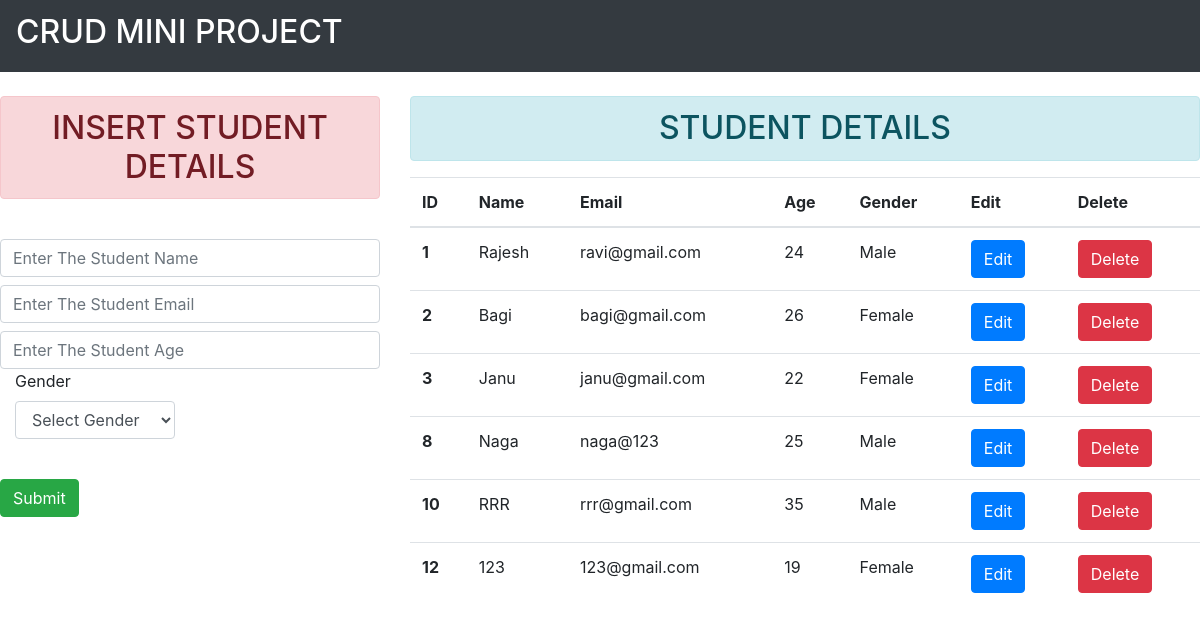
The page / on the database its author committed.
### app/models.py (models this page shows)
class student(models.Model):
    name=models.CharField(max_length=27,blank=False,null=False)
    email=models.EmailField()
    age=models.IntegerField()
    gender=models.CharField(max_length=25,blank=False,null=False)
    def __str__(self):
        return self.name

### app/views.py (the view)
# urls.py: path('',views.index,name="index"),
def index(request):
    data=student.objects.all()
    print(data)
    context={"data":data}
    return render(request,"index.html",context)

### templates/index.html (shortened to what this page needs)
<!doctype html>
<html lang="en">
<head>
  <link rel="stylesheet" href="https://cdn.jsdelivr.net/npm/bootstrap@4.6.2/dist/css/bootstrap.min.css"
>
</head>
<body>
  <nav class="navbar navbar-expand-lg navbar-dark bg-dark">
    <div class="container-left">
      <a class="navbar-brand" href="/">
        <h2>CRUD MINI PROJECT</h2>
      </a>
    </div>
  </nav>
  <div class="contanier mt-4">
    <div class="row">
      <div class="col-md-4">
        <h2 class="text-center alert alert-danger ">INSERT STUDENT DETAILS</h2>
        <br>
        <form action="/insert" method="post">{% csrf_token %}
          <div class="form group">
            <input type="text" class="form-control" placeholder="Enter The Student Name" name="name" required>
          </div>
          <div class="form group">
            <input type="email" class="form-control mt-2" placeholder="Enter The Student Email" name="email" required>
          </div>
          <div class="form group">
            <input type="number" class="form-control mt-2" placeholder="Enter The Student Age" name="age" required>
          </div>
          <div class="form-group col-md-6">
            <label for="Gender">Gender</label>
            <select id="Gender" class="form-control" name="gender" required>
              <option selected>Select Gender</option>
            </select>
          </div>
          <br>
          <div class="d-grid gap-2">
            <button class="btn btn-success" type="submit">Submit</button>
          </div>
        </form>
      </div>
      <div class="col-md-8">
        <h2 class="text-center alert alert-info">STUDENT DETAILS</h2>
        <table class="table">
          <thead>
            <tr>
              <th scope="col">ID</th>
              <th scope="col">Name</th>
              <th scope="col">Email</th>
              <th scope="col">Age</th>
              <th scope="col">Gender</th>
              <th scope="col">Edit</th>
              <th scope="col">Delete</th>
            </tr>
          </thead>
          <tbody>
            {% for d in data %}
            <tr>
              <th scope="row">{{d.id}}</th>
              <td>{{d.name}}</td>
              <td>{{d.email}}</td>
              <td>{{d.age}}</td>
              <td>{{d.gender}}</td>
              <td><a type="button" href="/update/{{d.id}}" class="btn btn-primary">Edit</a></td>
              <td><a type="button" href="/delete/{{d.id}}" class="btn btn-danger">Delete</a></td>
            </tr>
            {% endfor %}
          </tbody>
        </table>
      </div>
    </div>
  </div>
</body>
</html>

### rows shown on the page
student: id "1", name "Rajesh", email "ravi@gmail.com", age "24", gender "Male"
student: id "2", name "Bagi", email "bagi@gmail.com", age "26", gender "Female"
student: id "3", name "Janu", email "janu@gmail.com", age "22", gender "Female"
student: id "8", name "Naga", email "naga@123", age "25", gender "Male"
student: id "10", name "RRR", email "rrr@gmail.com", age "35", gender "Male"
student: id "12", name "123", email "123@gmail.com", age "19", gender "Female"
